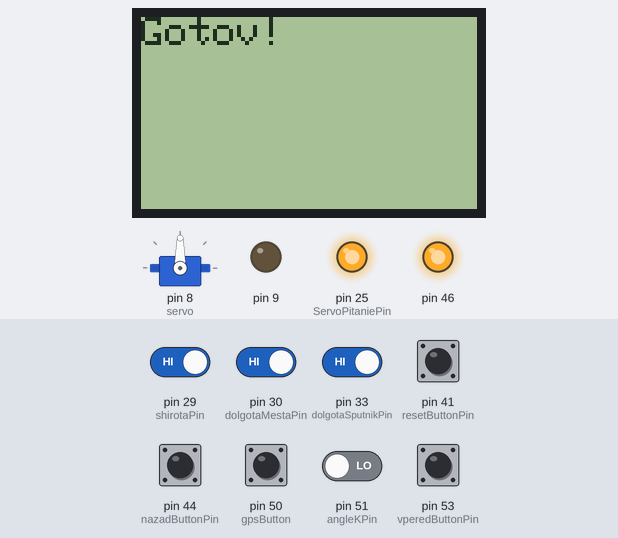
Bench run of a sketch on a simulated Arduino Mega 2560, built with avr-gcc and run on an emulated ATmega2560. On the bench: servo, 84×48 one-colour display, output pins drawn as LEDs (lit = HIGH). The test bench sets the inputs (shaded band); at power-on: pin 29 (shirotaPin), pin 30 (dolgotaMestaPin), pin 33 (dolgotaSputnikPin) HIGH, pin 41 (resetButtonPin), pin 44 (nazadButtonPin), pin 50 (gpsButton), pin 51 (angleKPin), pin 53 (vperedButtonPin) LOW.

Above: at 0.1 s.
2.8 s: pin 29 (shirotaPin) driven LOW and pin 30 (dolgotaMestaPin) driven LOW and pin 33 (dolgotaSputnikPin) driven LOW
4.3 s: pin 41 (resetButtonPin) pulled HIGH for 0.15 s
At 5.7 s:
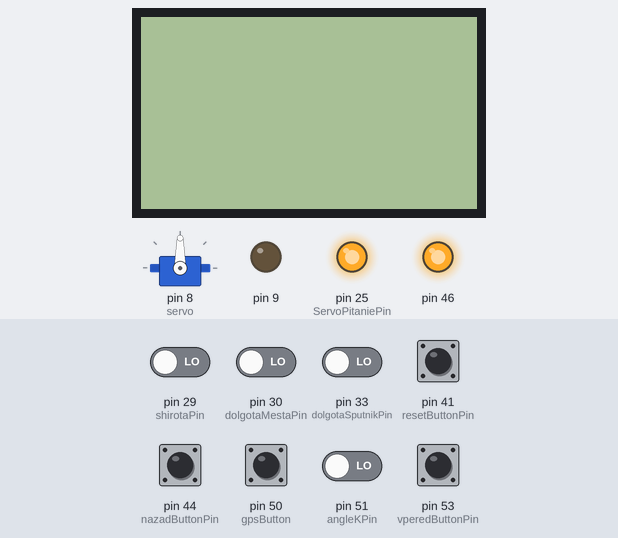
6.8 s: pin 44 (nazadButtonPin) pulled HIGH for 0.15 s
At 7.6 s:
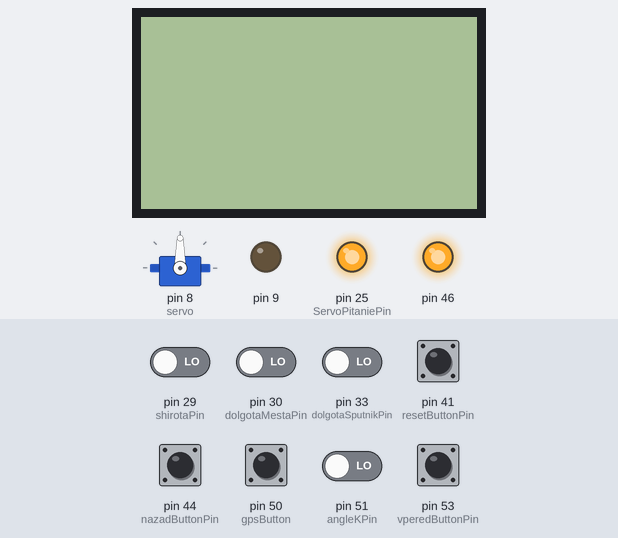
8.4 s: pin 51 (angleKPin) driven HIGH
At 9.4 s:
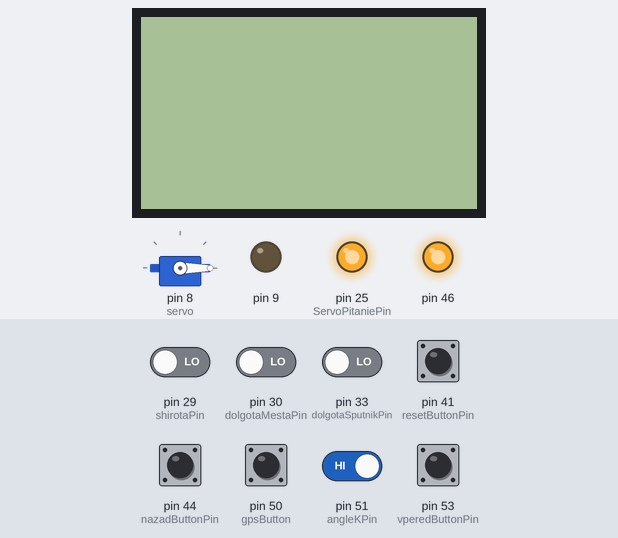
Timing chart, 0 to 11.0 s (numbered marks = the images above; inputs shaded):
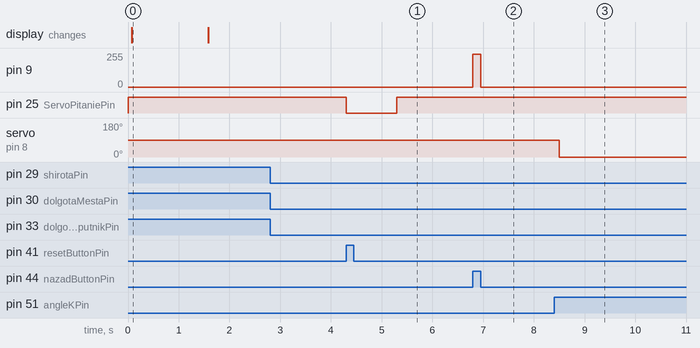

The sketch:

final_v2.3.ino
```cpp
#include <Adafruit_GFX.h>
#include <gfxfont.h>
#include <Servo.h>
#include <Adafruit_PCD8544.h>
#include <SPI.h>
#include <Keypad.h>
#include <math.h>
#include <TinyGPS.h>
#include <SoftwareSerial.h>

#define RXPIN 12
#define TXPIN 13
#define GPSBAUD 9600

const byte ROWS = 4;
const byte COLS = 3;
const int  servoPin = 8;
const int  dolgotaSputnikPin = 33;
const int  dolgotaMestaPin = 30;
const int  shirotaPin = 29;
const int  angleKPin = 51;
const int  vperedButtonPin = 53;
const int  nazadButtonPin = 44;
const int  gpsButton = 50;
const int  ButtonPin5 = 52;
const int  resetButtonPin = 41;
const int  LedDolgotaSputnikPin = 26;
const int  LedDolgotaMestaPin = 27;
const int  LedShirotaPin = 24;
const int  LedRabotaPinRed = 28;
const int  LedPitaniePin = 31;
const int  ServoPitaniePin = 25;
int seconds;
int timeoffset = 2; // Пользователь должен изменить единицу на соответствующий часовой пояс
int  shirotaButton = 0;
int  dolgotaMestaButton = 0;
int  dolgotaSputnikButton = 0;
float  dolgotaSputnikNum, dolgotaMestaNum, shirotaNum, speedd;
int  angleKButton = 0;
float  angleKNum ;
char kpress;
int counter = 0;


TinyGPS gps;
SoftwareSerial uart_gps(RXPIN, TXPIN);

Adafruit_PCD8544 display = Adafruit_PCD8544(45, 42, 49, 48, 47);
Servo servo;
void getgps(TinyGPS &gps);
char keys[ROWS][COLS] = {
  {'1', '2', '3'},
  {'4', '5', '6'},
  {'7', '8', '9'},
  {'-', '0', 'C'}
};
byte rowPins[ROWS] = {36, 39, 38, 32};
byte colPins[COLS] = {43, 34, 35};
Keypad keypad = Keypad( makeKeymap(keys), rowPins, colPins, ROWS, COLS);

struct MOTOR
{
  int in1;      // INPUT1
  int in2;      // INPUT2
  int enable;   // ENABLE1
};

MOTOR MOTOR1 = { 2, 3, 9 };

void setup() {
  uart_gps.begin(GPSBAUD);
  pinMode(dolgotaSputnikPin, INPUT);
  pinMode(dolgotaMestaPin, INPUT);
  pinMode(shirotaPin, INPUT);
  pinMode(angleKPin, INPUT);
  pinMode(ServoPitaniePin, OUTPUT);
  pinMode (resetButtonPin, INPUT);
  pinMode (gpsButton, INPUT);
  digitalWrite(LedRabotaPinRed, LOW);
  digitalWrite(LedPitaniePin, HIGH);
  digitalWrite(ServoPitaniePin, HIGH);
  pinMode(46, OUTPUT);
  digitalWrite(46, HIGH);
  keypad.begin( makeKeymap(keys) );
  servo.attach(8);
  servo.write(90);
  display.begin();
  display.clearDisplay();
  display.display();
  display.setTextSize(1);
  display.setContrast(50);
  display.display();
  display.print("Gotov!");
  display.display();
  delay(1500);
  display.clearDisplay();
  display.display();

}

void loop() {
  shirotaButton = digitalRead(shirotaPin);
  dolgotaMestaButton = digitalRead(dolgotaMestaPin);
  dolgotaSputnikButton = digitalRead(dolgotaSputnikPin);
  ShirotaChange();
  DolgotaMestaChange();
  dolgotaSputnikChange();
  AngleCalc();
  vpered();
  nazad();
  resets();
  gpss();

}

void resets() {
  while (digitalRead(resetButtonPin) == HIGH) {
    digitalWrite(ServoPitaniePin, LOW);
    delay(1000);
  }
  digitalWrite(ServoPitaniePin, HIGH);
}
void vpered() {
  while (digitalRead(vperedButtonPin) == HIGH) {
    digitalWrite(LedRabotaPinRed, LOW);
    forward(500);
  }
  forward(0);
}
void nazad() {
  while (digitalRead(nazadButtonPin) == HIGH) {
    digitalWrite(LedRabotaPinRed, LOW);
    back(500);
  }
  back(0);
}
void ShirotaChange() {
  while (shirotaButton == HIGH)  {
    shirotaButton = digitalRead(shirotaPin);
    kpress = keypad.getKey();
    display.clearDisplay();
    display.print("Shirota mesta");
    display.print(shirotaNum);
    display.display();
    digitalWrite(LedShirotaPin, HIGH);

    if (kpress == 'C')
    {
      shirotaNum = 0;
      display.clearDisplay();
      display.display();

    }
    if ( kpress >= '0' && kpress <= '9')
    {
      shirotaNum = shirotaNum * 10 + (kpress - '0');

    }
    if (kpress == '-') {
      shirotaNum = shirotaNum - shirotaNum * 2;
    }
    if (shirotaButton == LOW)
    {
      display.clearDisplay();
      display.display();
      digitalWrite(LedShirotaPin, LOW);
      break;
    }
  }
}

void DolgotaMestaChange() {
  while (dolgotaMestaButton == HIGH)  {
    dolgotaMestaButton = digitalRead(dolgotaMestaPin);
    kpress = keypad.getKey();
    display.clearDisplay();
    display.print("Dolgota mesta");
    display.print(dolgotaMestaNum);
    display.display();
    digitalWrite(LedDolgotaMestaPin, HIGH);

    if (kpress == 'C')
    {
      dolgotaMestaNum = 0;
      display.clearDisplay();
      display.display();

    }
    if ( kpress >= '0' && kpress <= '9')
    {
      dolgotaMestaNum = dolgotaMestaNum * 10 + (kpress - '0');

    }
    if (kpress == '-') {
      dolgotaMestaNum = dolgotaMestaNum - dolgotaMestaNum * 2;
    }
    if (dolgotaMestaButton == LOW)
    {
      display.clearDisplay();
      display.display();
      digitalWrite(LedDolgotaMestaPin, LOW);
      break;
    }
  }
}

void dolgotaSputnikChange() {
  while (dolgotaSputnikButton == HIGH)  {
    dolgotaSputnikButton = digitalRead(dolgotaSputnikPin);
    kpress = keypad.getKey();
    display.clearDisplay();
    display.print("Dolgota sputnika");
    display.print("          ");
    display.print(dolgotaSputnikNum);
    display.display();
    digitalWrite(LedDolgotaSputnikPin, HIGH);

    if (kpress == 'C')
    {
      dolgotaSputnikNum = 0;
      display.clearDisplay();
      display.display();

    }
    if ( kpress >= '0' && kpress <= '9' )
    {
      dolgotaSputnikNum = dolgotaSputnikNum * 10 + (kpress - '0');


    }
    if (kpress == '-') {
      dolgotaSputnikNum = dolgotaSputnikNum - dolgotaSputnikNum * 2;
    }
    if (dolgotaSputnikButton == LOW)
    {
      display.clearDisplay();
      display.display();
      digitalWrite(LedDolgotaSputnikPin, LOW);
      break;
    }
  }
}


void AngleCalc() {
  angleKButton = digitalRead(angleKPin);
  if (angleKButton == HIGH)  {
    digitalWrite(LedRabotaPinRed, HIGH);
    angleKNum = 90 + (atan(sin(dolgotaMestaNum * (PI / 180) - dolgotaSputnikNum * (PI / 180)) / tan(shirotaNum * (PI / 180)))) * ( 180 / PI);
    delay(100);
    servo.write(dolgotaSputnikNum);
    delay(500);
    display.clearDisplay();
    display.display();
    display.println((angleKNum-90));
    display.display();

  }
  else  digitalWrite(LedRabotaPinRed, LOW);
}


void forward(int pwm) // первый вперёд
{
  digitalWrite(MOTOR1.in1, HIGH);
  digitalWrite(MOTOR1.in2, LOW);
  analogWrite(MOTOR1.enable, pwm);
}

void back(int pwm) // первый назад
{
  digitalWrite(MOTOR1.in1, LOW);
  digitalWrite(MOTOR1.in2, HIGH);
  analogWrite(MOTOR1.enable, pwm);
}

void gpss()
{
  while (digitalRead(gpsButton) == HIGH) {
  gpsON();
}
  }


void gpsON(){
for (int i=0;i<100;i++){
  display.clearDisplay();
  display.print("POISK        SPUTNIKOV");  display.display();
  display.print("..............");  display.display();
  while(uart_gps.available())
  {
    int c = uart_gps.read();
    if(gps.encode(c))
    {
      getgps(gps);
    }
  }
}
display.clearDisplay();  display.display();
}
void getgps(TinyGPS &gps)
{
  int year;
  float latitude, longitude;
  byte month, day, hour, minute, second, hundredths;
  unsigned long age;
  gps.f_get_position(&latitude, &longitude);
  gps.crack_datetime(&year, &month, &day, &hour, &minute, &second, &hundredths, &age);
  hour = hour + timeoffset;
  display.clearDisplay();
  display.display();
  display.print("TIME:        ");
  display.display();

  if (hour <= 9)
  {
    display.print("0"); display.print(hour, DEC); display.display();
  }
  else
  {
    display.print(hour, DEC); display.display();
  }
  display.print(":"); display.display();
  if (minute <= 9)
  {
    display.print("0"); display.print(minute, DEC); display.display();
  }
  else
  {
    display.print(minute, DEC); display.display();
  }
  display.print(":"); display.display();
  if (second <= 9)
  {
    display.print("0"); display.print(second, DEC); display.display();
  }
  else
  {
    display.print(second, DEC); display.display();
  }

  display.print("     DATE:        "); display.display();
  char buff[10];
  sprintf(buff, "%02d-%02d-%02d", day, month, year);
  display.print(buff); display.display();
  delay(2000);
  display.clearDisplay(); display.display();
  display.print("SHIROTA:     "); display.print(latitude, DEC); display.display();
  display.print("DOLGOTA:     "); display.print(longitude, DEC); display.display();
  dolgotaMestaNum = longitude;
  shirotaNum = latitude;
  delay(2000);
}
```

Measured:
- after the input at 4.3 s, pin 25 (ServoPitaniePin): HIGH → LOW at once, → HIGH 1.0 s later
- after the input at 6.8 s, pin 9: 0/255 → 244/255 at once, → 0/255 0.15 s later
- after the input at 8.4 s, servo on pin 8 (servo): 90° → 0° after 0.10 s
- what the display in image 0 shows lasts 1.5 s, from 0.1 s to 1.6 s
